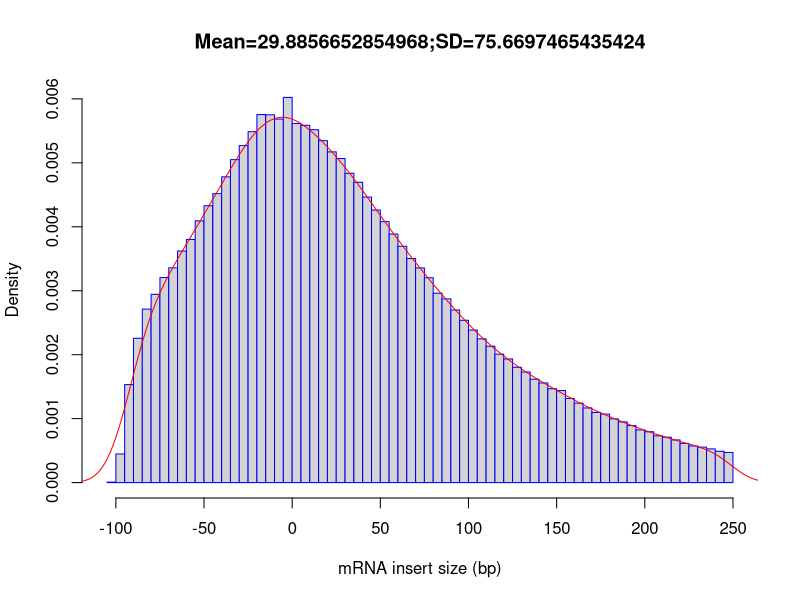

The R script that drew this image:
out_file = 'CF98439'
pdf('CF98439.inner_distance_plot.pdf')
fragsize=rep(c(-247.5,-242.5,-237.5,-232.5,-227.5,-222.5,-217.5,-212.5,-207.5,-202.5,-197.5,-192.5,-187.5,-182.5,-177.5,-172.5,-167.5,-162.5,-157.5,-152.5,-147.5,-142.5,-137.5,-132.5,-127.5,-122.5,-117.5,-112.5,-107.5,-102.5,-97.5,-92.5,-87.5,-82.5,-77.5,-72.5,-67.5,-62.5,-57.5,-52.5,-47.5,-42.5,-37.5,-32.5,-27.5,-22.5,-17.5,-12.5,-7.5,-2.5,2.5,7.5,12.5,17.5,22.5,27.5,32.5,37.5,42.5,47.5,52.5,57.5,62.5,67.5,72.5,77.5,82.5,87.5,92.5,97.5,102.5,107.5,112.5,117.5,122.5,127.5,132.5,137.5,142.5,147.5,152.5,157.5,162.5,167.5,172.5,177.5,182.5,187.5,192.5,197.5,202.5,207.5,212.5,217.5,222.5,227.5,232.5,237.5,242.5,247.5),times=c(0,0,0,0,0,0,0,0,0,0,0,0,0,0,0,0,0,0,0,0,0,0,0,0,0,0,0,0,0,34,2134,7301,10754,12927,14027,15282,16003,17253,18116,19501,20630,21532,22780,24065,25113,26150,27424,27402,27084,28701,26756,26620,26293,25475,24644,24146,23050,22379,21278,20307,19445,18518,17611,16695,15995,15267,14112,13693,12862,12094,11367,10709,10162,9569,9209,8592,8244,7704,7423,6993,6861,6270,5924,5564,5226,5108,4751,4524,4250,3927,3790,3488,3384,3180,2922,2730,2644,2508,2333,2248))
frag_sd = sd(fragsize)
frag_mean = mean(fragsize)
frag_median = median(fragsize)
write(x=c("Name","Mean","Median","sd"), sep="	", file=stdout(),ncolumns=4)
write(c(out_file,frag_mean,frag_median,frag_sd),sep="	", file=stdout(),ncolumns=4)
hist(fragsize,probability=T,breaks=100,xlab="mRNA insert size (bp)",main=paste(c("Mean=",frag_mean,";","SD=",frag_sd),collapse=""),border="blue")
lines(density(fragsize,bw=10),col='red')
dev.off()
